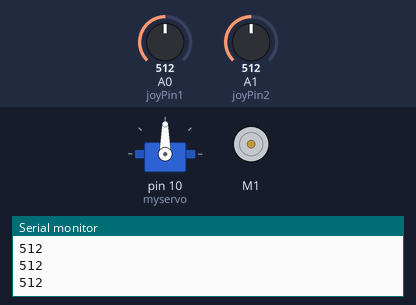
Recording of a sketch running on a simulated Arduino Uno, built with avr-gcc and run on an emulated ATmega328P. On the bench: servo, DC motor (green arrow = forward, orange = backward, longer = faster), the last lines printed to the serial monitor. Inputs (shaded band) come from the test bench; at power-on: A0 (joyPin1) = 512, A1 (joyPin2) = 512.

Above: at 1.2 s.
1.3 s: A0 (joyPin1) set to 991
2.8 s: A0 (joyPin1) set to 1018
At 3.8 s:
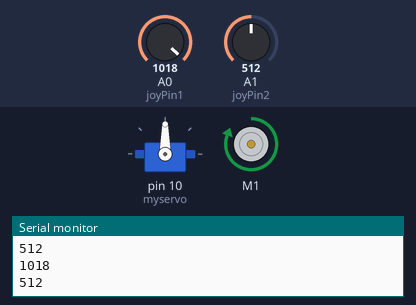
4.3 s: A1 (joyPin2) set to 994
5.8 s: A1 (joyPin2) set to 1013
At 7.0 s:
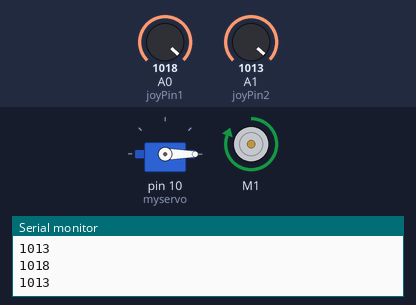
7.3 s: A1 (joyPin2) set to 12
8.8 s: A1 (joyPin2) set to 9
At 9.6 s:
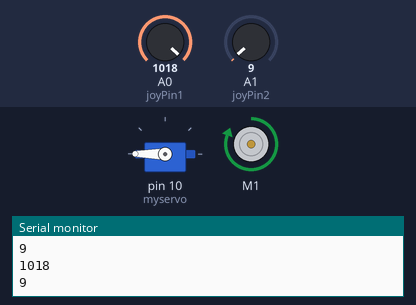
Timing chart, 0 to 11.3 s (numbered marks = the images above; inputs shaded):
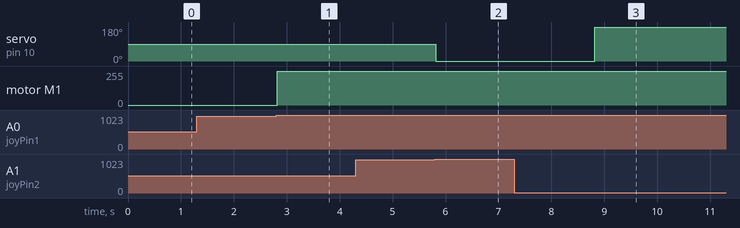

Measured:
- the behaviour switches between 1000 and 1001 on A0 (joyPin1) (found by bisection; images 0 and 1)
- the behaviour switches between 1000 and 1001 on A1 (joyPin2) (found by bisection; images 1 and 2)
- the behaviour switches between 11 and 10 on A1 (joyPin2) (found by bisection; images 2 and 3)
- after the input at 2.8 s, motor M1: stopped → forward 255/255 at once
- after the input at 5.8 s, servo on pin 10 (myservo): 90° → 0° at once
- after the input at 8.8 s, servo on pin 10 (myservo): 0° → 180° at once

The sketch:

arduino_2.ino
```cpp
#include <AFMotor.h>
#include <Servo.h>              // Add library

Servo myservo;               // Define any servo name
AF_DCMotor motor1(1);

int joyPin1 = 0;
int joyPin2 = 1;
int value1 = 0;
int value2 = 0;

int valy = 0;
int valx = 0;

void setup() {

myservo.attach(10);          // Define the servo signal pins
motor1.setSpeed(0);
Serial.begin(9600);

}

void loop() {

  valy = analogRead(joyPin1);
  valx = analogRead(joyPin2);
  Serial.println(valy);
  Serial.println(valx);
 // delay(500);

 myservo.attach(10);

 if((valx > 1000) && (valx <= 1024))    //left
 {
    myservo.write(0);
    delay(100);
    myservo.detach();
    goto l;

 }else if((valx >= 0) && (valx <= 10))
 {
    myservo.write(180);
    delay(100);
    myservo.detach();
    goto l;

 }else{

    //Serial.println("Center");
    myservo.detach();

 }


  if( (valy > 1000) && (valy <= 1024)){         //backward

  motor1.setSpeed(255);
  motor1.run(FORWARD);
  goto l;

  }

  else if( (valy >= 0) && (valy <= 10) ) {     //forward

  motor1.setSpeed(255);
  motor1.run(BACKWARD);
  goto l;

  }else{

        motor1.setSpeed(0);

  }

 l:
 Serial.println();

}
```
